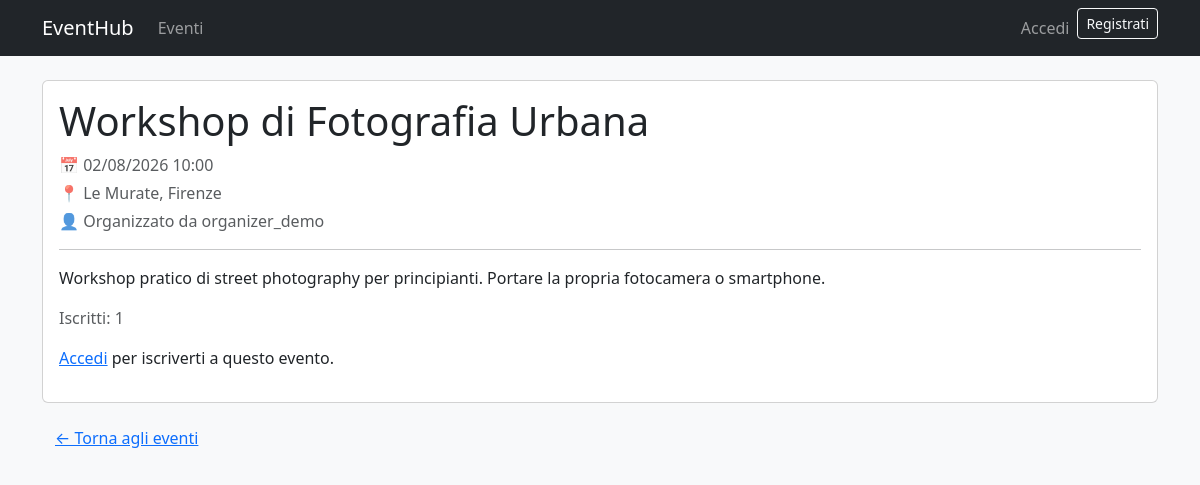
/events/4/, run on the app's committed database.
### events/models.py (models this page shows, shortened)
class Event(models.Model):
    title = models.CharField(max_length=200, verbose_name="Titolo")
    description = models.TextField(verbose_name="Descrizione")
    date = models.DateTimeField(verbose_name="Data e ora")
    location = models.CharField(max_length=200, verbose_name="Luogo")
    organizer = models.ForeignKey(
        settings.AUTH_USER_MODEL,
        on_delete=models.CASCADE,
        related_name="events_organized",
        verbose_name="Organizzatore",
    )
    class Meta:
        ordering = ["date"]

### accounts/models.py (models this page shows, shortened)
class CustomUser(AbstractUser):
    bio = models.TextField(blank=True, verbose_name="Biografia")

### events/views.py (the view)
# urls.py: path("events/<int:pk>/", views.EventDetailView.as_view(), name="event_detail"),
class EventDetailView(DetailView):
    model = Event
    template_name = "events/event_detail.html"
    context_object_name = "event"
    def get_context_data(self, **kwargs):
        context = super().get_context_data(**kwargs)
        user = self.request.user
        context["is_registered"] = (
            user.is_authenticated
            and self.object.registrations.filter(attendee=user).exists()
        )
        return context

### templates/events/event_detail.html (shortened to what this page needs)
{% extends "base.html" %}
{% block content %}
    <div class="card">
        <div class="card-body">
            <h1 class="card-title">{{ event.title }}</h1>
            <p class="text-muted mb-1">📅 {{ event.date|date:"d/m/Y H:i" }}</p>
            <p class="text-muted mb-1">📍 {{ event.location }}</p>
            <p class="text-muted">👤 Organizzato da {{ event.organizer.username }}</p>
            <hr>
            <p>{{ event.description|linebreaks }}</p>
            <p class="text-muted">Iscritti: {{ event.registrations.count }}</p>
            {% if user.is_authenticated %}
                {% if user == event.organizer %}
                    <a class="btn btn-secondary" href="{% url 'events:event_update' event.pk %}">Modifica</a>
                    <a class="btn btn-danger" href="{% url 'events:event_delete' event.pk %}">Elimina</a>
                    <a class="btn btn-outline-primary" href="{% url 'events:participants' event.pk %}">Partecipanti</a>
                {% elif is_registered %}
                    <form method="post" action="{% url 'events:unregister' event.pk %}" class="d-inline">
                        {% csrf_token %}
                        <button type="submit" class="btn btn-outline-danger">Annulla iscrizione</button>
                    </form>
                {% else %}
                    <form method="post" action="{% url 'events:register' event.pk %}" class="d-inline">
                        {% csrf_token %}
                        <button type="submit" class="btn btn-success">Iscriviti</button>
                    </form>
                {% endif %}
            {% else %}
                <p><a href="{% url 'login' %}">Accedi</a> per iscriverti a questo evento.</p>
            {% endif %}
        </div>
    </div>
    <a class="btn btn-link mt-3" href="{% url 'events:event_list' %}">← Torna agli eventi</a>
{% endblock %}

### data on the page
Event: title "Workshop di Fotografia Urbana", date "02/08/2026 10:00", location "Le Murate, Firenze", organizer.username "organizer_demo", description "Workshop pratico di street photography per principianti. Portare la propria fotocamera o smartphone.", registrations.count "1"
